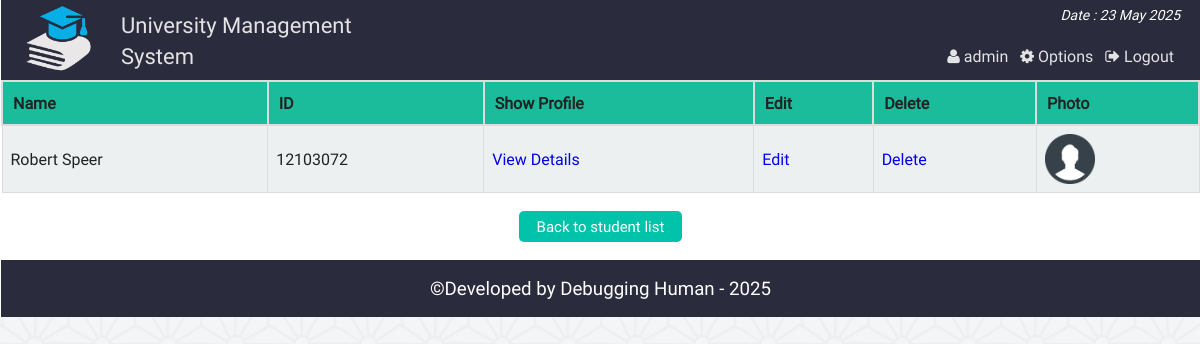
The app's page /admin_search_student.php?src_student=12103072 (signed in), older data.
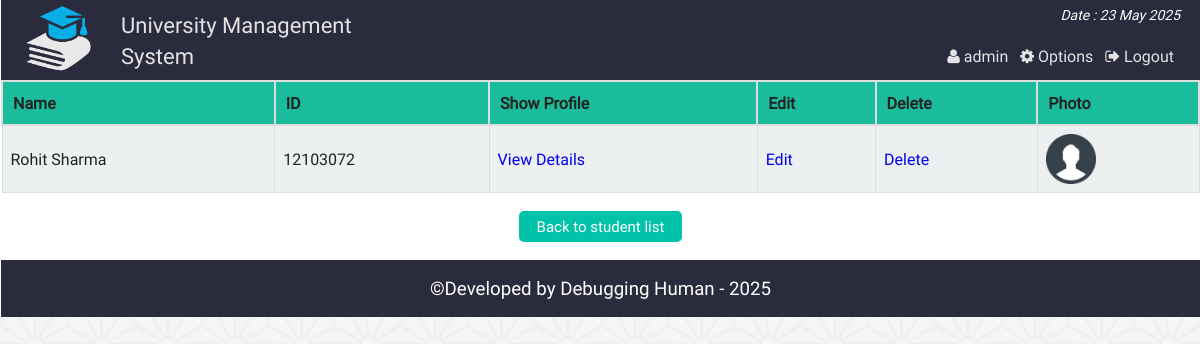
The same page, newer data.
### tables this page shows
CREATE TABLE `st_info` (
  `st_id` int(11) NOT NULL,
  `name` varchar(100) NOT NULL,
  `password` varchar(32) NOT NULL,
  `email` varchar(50) NOT NULL,
  `bday` date NOT NULL,
  `program` varchar(10) NOT NULL,
  `contact` varchar(20) NOT NULL,
  `gender` varchar(10) NOT NULL,
  `address` varchar(255) NOT NULL,
  `img` varchar(255) DEFAULT NULL
);

### php/functions.php (called while the page is built, shortened)
<?php
class login_registration_class{
	public function search($query){
		global $conn;
		$result = $conn->query("SELECT * FROM st_info WHERE (st_id LIKE '%".$query."%'
							OR name LIKE '%".$query."%'
								OR contact LIKE '%".$query."%'
									OR email LIKE '%".$query."%') order by st_id");
		return $result;
	}
};
?>

### admin_search_student.php (the view, shortened to what this page needs)
<?php
	require "php/config.php";
	require_once "php/functions.php";
	$user = new login_registration_class();
?>
<?php
include "php/headertop_admin.php";
?>
	<div class="search_result">
		<table class="tab_one">
			<?php
				$key = $_GET['src_student'];
				$min_length = 1;
				if(strlen($key) >= $min_length){
					$key = htmlspecialchars($key);
					$src_result = $user->search($key);
					$count = $src_result->num_rows;
					if($count>0){
			?>
			<tr>
				<th>Name</th>
				<th>ID</th>
				<th>Show Profile</th>
				<th>Edit</th>
				<th>Delete</th>
				<th>Photo</th>
			</tr>
			<?php
					while($rows = $src_result->fetch_assoc()){
			?>
			<tr>
				<td><?php echo $rows['name'];?></td>
				<td><?php echo $rows['st_id'];?></td>
				<td><a href="admin_single_student.php?id=<?php echo $rows['st_id'];?>">View Details</a></td>
				<td><a href="admin_single_student_update.php?id=<?php echo $rows['st_id'];?>">Edit</a></td>
				<td><a href="admin_delete_student.php?id=<?php echo $rows['st_id'];?>">Delete</a></td>
				<td><img src="img/student/<?php echo $rows['img'];?>" width="50px" height="50px" title="<?php echo $rows['name'];?>" /></td>
			</tr>
			<?php } ?>
			</table>
		<?php
		}else{
				echo "<h2 style='font-size:45px;text-align:center;color:#ddd;'>Opps....No result found !</h2>";
			}
		}else{
			  echo "<h2 style='font-size:45px;text-align:center;color:#ddd;'>Opps....No result found !</h2>";
		}
		?>
		<div class="back fix">
			<p style="text-align:center"><a href="admin_all_student.php"><button class="editbtn">Back to student list</button></a></p>
		</div>
	</div>
<?php include "php/footerbottom.php";?>

Row changes from the older to the newer data that the page shows:
changed st_info id 12103072: name "Robert Speer" → "Rohit Sharma"
